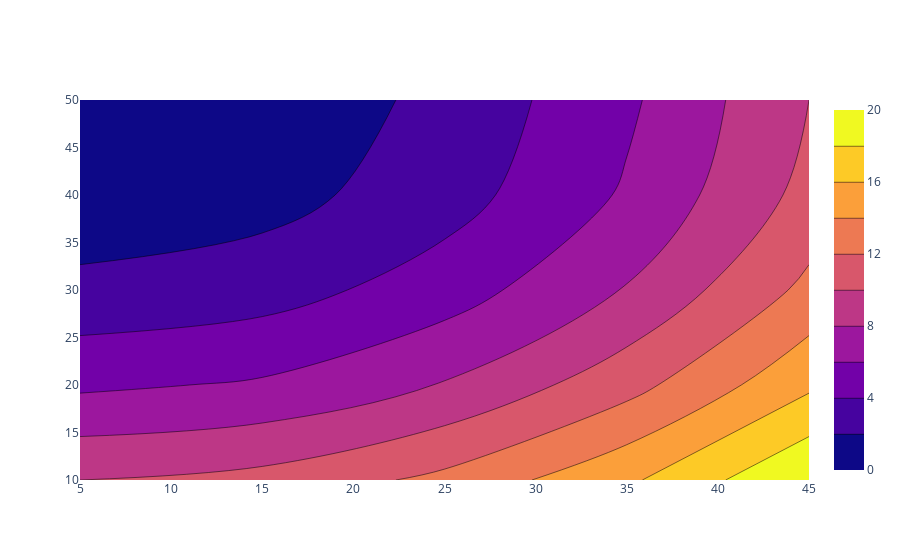

The notebook cell this image was saved under:
### Markdown cell above
## Customizing Spacing Between X and Y Axis Ticks

### Code cell
fig = go.Figure(
    data=go.Contour(
        z=[
            [10, 10.625, 12.5, 15.625, 20],
            [5.625, 6.25, 8.125, 11.25, 15.625],
            [2.5, 3.125, 5.0, 8.125, 12.5],
            [0.625, 1.25, 3.125, 6.25, 10.625],
            [0, 0.625, 2.5, 5.625, 10],
        ],
        x0=5,  # 偏移
        y0=10,  # 偏移
        dx=10,
        dy=10,
    )
)

fig.show()

### Figure 1 — Plotly figure (JSON) as saved in the notebook; plotly's stock layout.template omitted (floating-point values rounded to 4 significant figures)
{"data": [{"dx": 10, "dy": 10, "type": "contour", "x0": 5, "y0": 10, "z": [[10, 10.62, 12.5, 15.62, 20], [5.625, 6.25, 8.125, 11.25, 15.62], [2.5, 3.125, 5, 8.125, 12.5], [0.625, 1.25, 3.125, 6.25, 10.62], [0, 0.625, 2.5, 5.625, 10]]}], "layout": {}}
